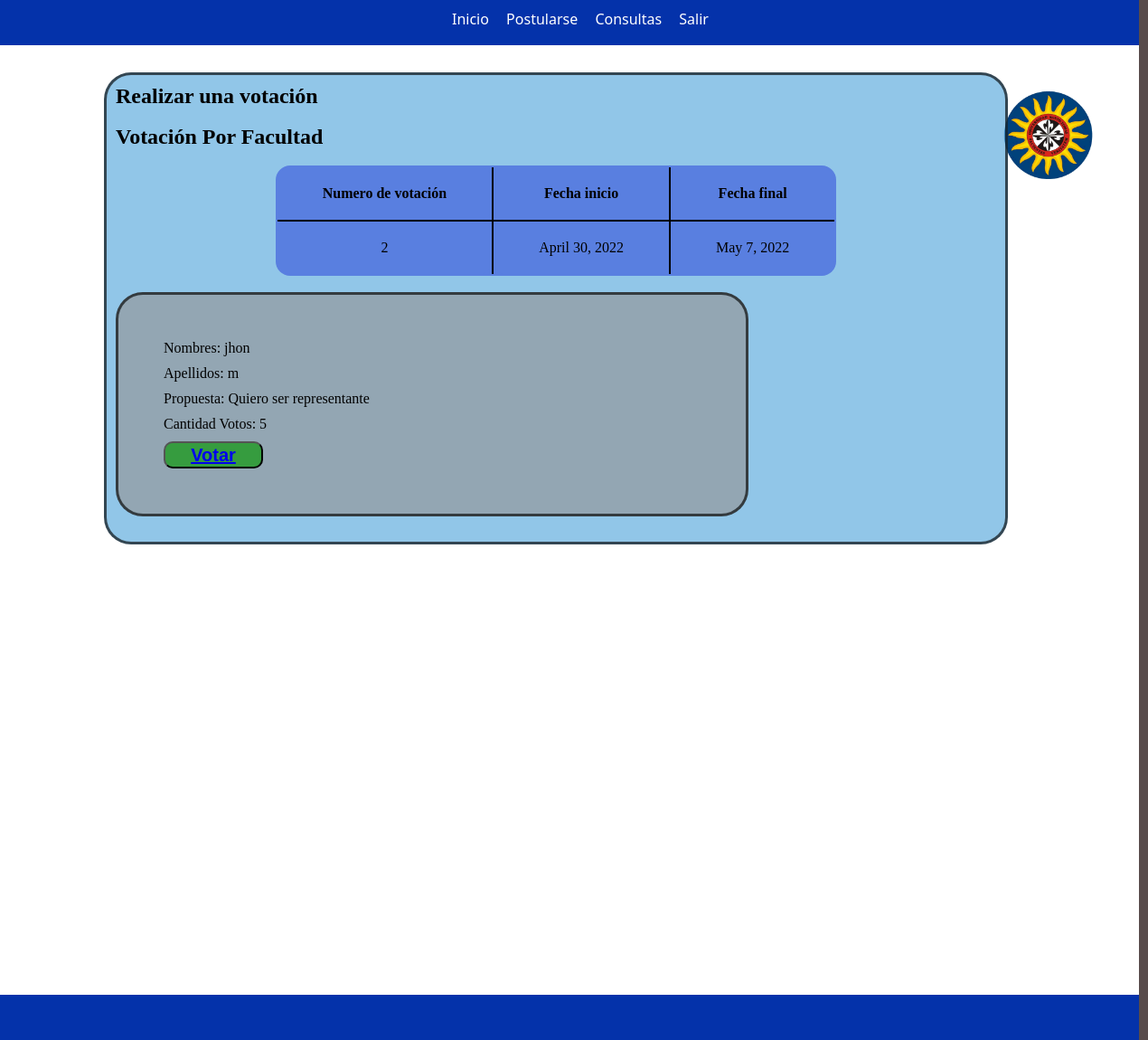
The page /hacervotacion_facultad/ (signed in) on the database as committed earlier.
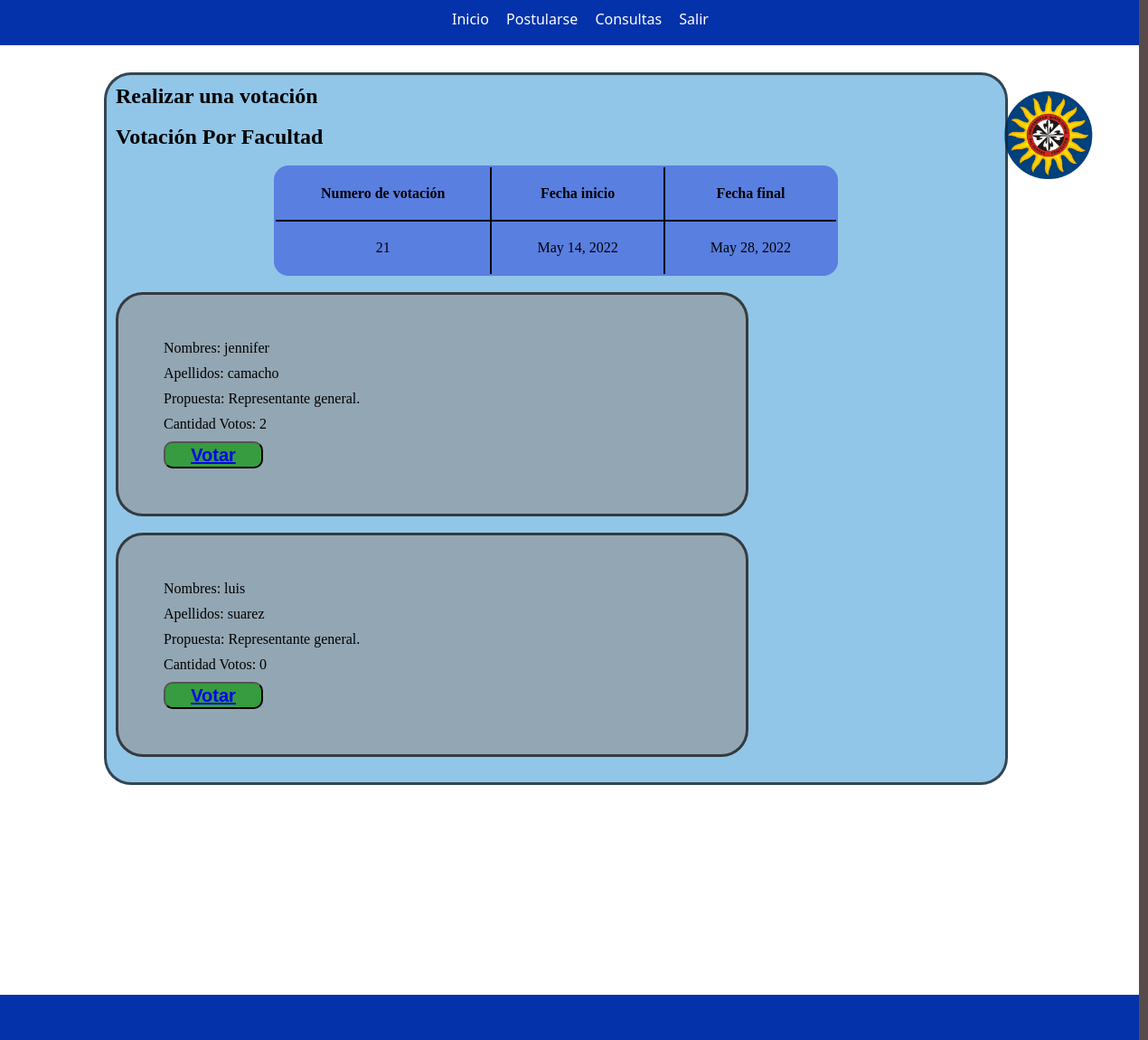
The same page on the database as committed later.
### app/models.py (models this page shows, shortened)
class Votacion (models.Model):
    nombre= models.CharField(max_length=45, null=False)
    tipo= models.ForeignKey(
        TipoVotacion,
        related_name='tipos_votaciones',
        on_delete=models.PROTECT
    )
    estado= models.ForeignKey(EstadoVotacion,
        related_name='estado_votaciones',
        on_delete=models.PROTECT
    )
    facultad= models.ForeignKey(Facultad,
        related_name='facultad_votaciones',
        null=False,
        on_delete=models.PROTECT
    )
    fechaInicio=models.DateField(auto_now=False, auto_now_add=False, null=True)
    fechaFinal=models.DateField(auto_now=False, auto_now_add=False,null=True)
    class Meta:
        app_label= 'app'

class Candidato (models.Model):
    estudiante=models.ForeignKey(
        Estudiante,
        related_name='estudiante_candidatos',
        null=True,
        on_delete=models.PROTECT
    )
    Votacion=models.ForeignKey(
        Votacion,
        related_name='votacion_candidatos',
        null=True,
        on_delete=models.PROTECT
    )
    semestre= models.IntegerField(null=True)
    propuesta=models.CharField(max_length=45, null=True)
    cantidadVotos=models.IntegerField(
        null=False,
    )
    class Meta:
        app_label= 'app'

class Estudiante (models.Model):
    semestreActual= models.IntegerField(null=False)
    documento=models.IntegerField(null=False)
    facultad= models.ForeignKey(
        Facultad,
        related_name='estudiantes',
        null=False,
        on_delete=models.PROTECT
    )
    user = models.OneToOneField(
        User,
        related_name='estudiante',
        null=True,
        primary_key=False,
        on_delete=models.PROTECT
    )
    class Meta:
        app_label= 'app'

### app/views.py (the view)
# urls.py: path('hacervotacion_facultad/', views.hacervotacion_facultad, name='hacervotacion_facultad'),
@login_required
def hacervotacion_facultad(request):
    v = Votacion.objects.filter(Q(tipo_id=2) & Q(estado_id=2))
    c = Candidato.objects.filter(Votacion_id=v[0].id)
    contexto ={
        'votacion':v,
        'Candidato':c,
    }
    return render(request, 'app/hacervotación_facultad.html',contexto)

### app/templates/app/Hacervotación_facultad.html (shortened to what this page needs)
{% load static %}
<html lang="en">
<head>
    <link href="{% static 'app/css/estilo_hacervotacion.css' %}" rel="stylesheet">
</head>
<body>
      <div class="contenedor" >
        <div class="header">
          <ul id="menu">
            <li ><a href="{% url 'app:menu_estudiante' %}">Inicio</a></li>
            <li><a href="{% url 'app:postularse' %}">Postularse</a></li>
            <li><a href="{% url 'app:consult-estudiante' %}">Consultas</a></li>
            <li><a href="{% url 'app:ingresar' %}" id="profiles">Salir</a></li>
            </ul>
        </div>
              <div class="contenido">
                <div class="f2">
                <h2>Realizar una votación</h2>
                <br>
                <h2>Votación Por Facultad</h2>
                <br>
                <table>
                    <thead>
                      <tr>
                        <th>Numero de votación</th>
                        <th>Fecha inicio</th>
                        <th>Fecha final</th>
                      </tr>
                    </thead>
                    <tbody>
                      <tr class="fila">
                        {%for v in votacion%}
                        <td>{{v.id}}</td>
                        <td>{{v.fechaInicio}}</td>
                        <td>{{v.fechaFinal}}</td>
                        {%endfor%}
                      </tr>
                    </tbody>
                  </table>
      <br>
      {%for c in Candidato%}
      <form class="f1">
       <fieldset>
          <label for="username">Nombres: {{c.estudiante.user.first_name}}</label>
        </fieldset>
        <fieldset>
          <label for="username">Apellidos: {{c.estudiante.user.last_name}}</label>
        </fieldset>
        <fieldset>
        Propuesta: {{c.propuesta}}
        </fieldset>
        <fieldset>
        Cantidad Votos: {{c.cantidadVotos}}
        </fieldset>
         <button id="Cr"><h2><a href="{% url 'app:votacionExitosa' c.Votacion_id c.id %}">Votar</a></h2></button>
      </form>
      <br>
      {%endfor%}
    </div>
              </div>
              <div class="contenido2">
                <img src="{% static 'app/image/Logotipo_USTA_Colombia.png' %}" alt="logo" width="100">              </div>
              <div class="footer"></div>
            </div>
</body>
</html>

Rows that differ between the two databases and show on the page:
no longer on this page (row edited): Votacion: id "2", fechaInicio "April 30, 2022", fechaFinal "May 7, 2022"
no longer on this page (row unchanged): Candidato: estudiante.user.first_name "jhon", estudiante.user.last_name "m", propuesta "Quiero ser representante", cantidadVotos "5"
added Votacion: id "21", fechaInicio "May 14, 2022", fechaFinal "May 28, 2022"
added Candidato: estudiante.user.first_name "jennifer", estudiante.user.last_name "camacho", propuesta "Representante general.", cantidadVotos "2"
added Candidato: estudiante.user.first_name "luis", estudiante.user.last_name "suarez", propuesta "Representante general.", cantidadVotos "0"
